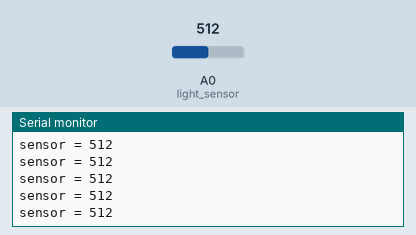
This sketch was run on a simulated Arduino Uno, built with avr-gcc and run on an emulated ATmega328P. Shown: the last lines printed to the serial monitor. The test bench sets the inputs (shaded band); at power-on: A0 (light_sensor) = 512.

Above: at 1.2 s.
1.3 s: A0 (light_sensor) set to 716
At 2.0 s:
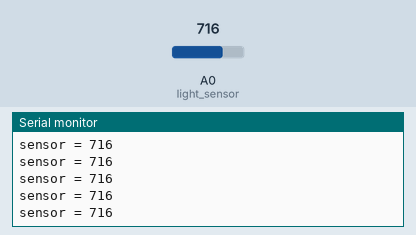
4.3 s: A0 (light_sensor) set to 900
At 4.9 s:
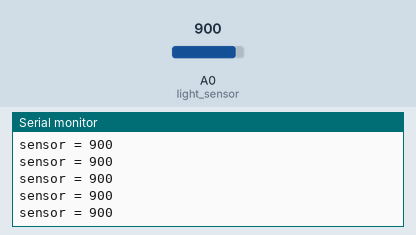
Timing chart, 0 to 7.3 s (numbered marks = the images above; inputs shaded):
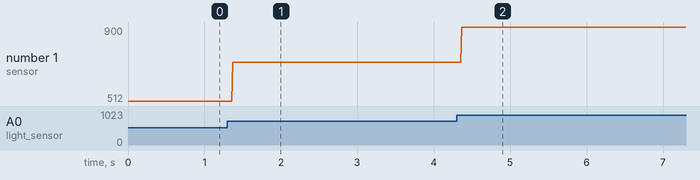

Measured:
- after the input at 1.3 s, the serial monitor: prints a new line after 0.07 s (image 1)
- after the input at 4.3 s, the serial monitor: prints a new line after 0.07 s (image 2)
- plotted number 1: 512 → 716 after the input at 1.3 s, 716 → 900 after the input at 4.3 s

The sketch:

light_sensor.ino
```cpp
/*
   RedDragon robot with BRC motor shield read from LDR
   Author eng.A.Anchev
   Byala, 2018
*/
#define light_sensor A0

int sensorValue = 0;        // value read from the pot

// ================ SETUP ==================
void setup() {
  Serial.begin(9600);
}

// ================ LOOP ==================
void loop() {
  sensorValue = analogRead(light_sensor);
  Serial.print("sensor = ");
  Serial.println(sensorValue);
  delay(2);
}
```
